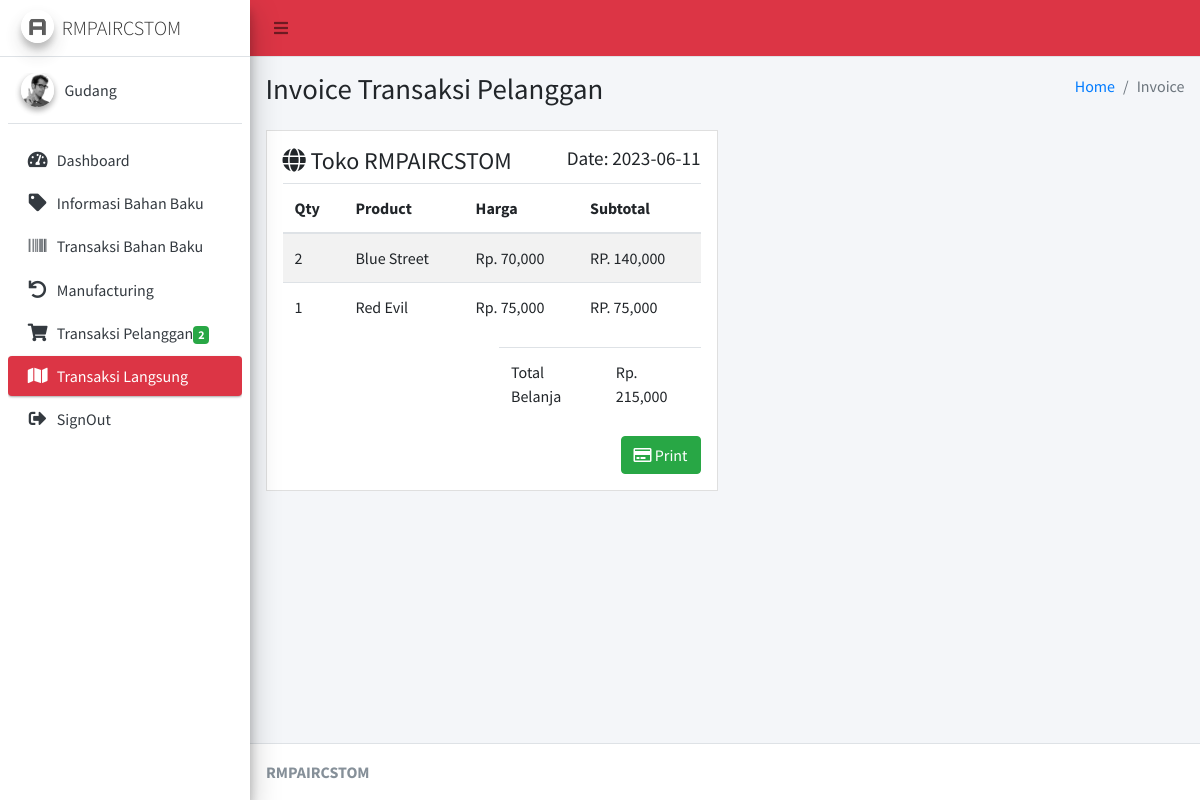
The app's page /Gudang/cTransaksiLangsung/detail_transaksi/3 (signed in) with its own data.
### tables this page shows
CREATE TABLE `detail_transaksi` (
  `id_detail` int(11) NOT NULL,
  `id_transaksi` int(11) NOT NULL,
  `id_produk` int(11) NOT NULL,
  `gambar_sablon` text NOT NULL,
  `qty` int(11) NOT NULL
);

CREATE TABLE `produk` (
  `id_produk` int(11) NOT NULL,
  `nama_produk` varchar(125) NOT NULL,
  `deskripsi` text NOT NULL,
  `gambar` text NOT NULL,
  `size` varchar(5) NOT NULL,
  `price_gudang` varchar(15) NOT NULL DEFAULT '0',
  `stok_gudang` int(11) NOT NULL
);

CREATE TABLE `transaksi_cust` (
  `id_transaksi` int(11) NOT NULL,
  `id_konsumen` int(11) NOT NULL,
  `tgl_order` varchar(15) NOT NULL,
  `status_order` int(11) NOT NULL,
  `total_order` varchar(15) NOT NULL,
  `bukti_payment` text NOT NULL,
  `type_transaksi` int(11) NOT NULL DEFAULT 1
);

### application/controllers/Gudang/cTransaksiLangsung.php (called while the page is built, shortened)
<?php
class cTransaksiLangsung extends CI_Controller
{
    public function __construct()
    {
        $this->load->model('mTransaksiKons');
        $this->load->model('mKatalog');
    }
    public function detail_transaksi($id)
    {
        $data = array(
            'detail' => $this->mTransaksiKons->detail_transaksi_langsung($id)
        );
        $this->load->view('Gudang/Layout/head');
        $this->load->view('Gudang/Layout/aside');
        $this->load->view('Gudang/vDetailTransaksiLangsung', $data);
        $this->load->view('Gudang/Layout/footer');
    }
}

### index.php (called while the page is built, shortened)
<?php
require_once BASEPATH.'core/CodeIgniter.php';

### application/models/mTransaksiKons.php (called while the page is built, shortened)
<?php
class mTransaksiKons extends CI_Model
{
    public function detail_transaksi_langsung($id)
    {
        $data['transaksi'] = $this->db->query("SELECT * FROM `transaksi_cust` WHERE id_transaksi='" . $id . "';")->row();
        $data['pesanan'] = $this->db->query("SELECT * FROM `transaksi_cust` JOIN detail_transaksi ON transaksi_cust.id_transaksi=detail_transaksi.id_transaksi JOIN produk ON produk.id_produk=detail_transaksi.id_produk WHERE transaksi_cust.id_transaksi='" . $id . "';")->result();
        return $data;
    }
}

### application/views/Gudang/vDetailTransaksiLangsung.php (the view, shortened to what this page needs)
<div class="content-wrapper">
    <section class="content-header">
        <div class="container-fluid">
            <div class="row mb-2">
                <div class="col-sm-6">
                    <h1>Invoice Transaksi Pelanggan</h1>
                </div>
                <div class="col-sm-6">
                    <ol class="breadcrumb float-sm-right">
                        <li class="breadcrumb-item"><a href="#">Home</a></li>
                        <li class="breadcrumb-item active">Invoice</li>
                    </ol>
                </div>
            </div>
        </div>
    </section>
    <section class="content">
        <div class="container-fluid">
            <div class="row">
                <div class="col-6">
                    <div class="invoice p-3 mb-3">
                        <div class="row">
                            <div class="col-12">
                                <h4>
                                    <i class="fas fa-globe"></i> Toko RMPAIRCSTOM
                                    <small class="float-right">Date: <?= date('Y-m-d') ?></small>
                                </h4>
                            </div>
                        </div>
                        <div class="row">
                            <div class="col-12 table-responsive">
                                <table class="table table-striped">
                                    <thead>
                                        <tr>
                                            <th>Qty</th>
                                            <th>Product</th>
                                            <th>Harga</th>
                                            <th>Subtotal</th>
                                        </tr>
                                    </thead>
                                    <tbody>
                                        <?php
                                        foreach ($detail['pesanan'] as $key => $value) {
                                        ?>
                                            <tr>
                                                <td><?= $value->qty ?></td>
                                                <td><?= $value->nama_produk ?></td>
                                                <td>Rp. <?= number_format($value->price_gudang)  ?></td>
                                                <td>RP. <?= number_format($value->price_gudang * $value->qty)  ?></td>
                                            </tr>
                                        <?php
                                        }
                                        ?>
                                    </tbody>
                                </table>
                            </div>
                        </div>
                        <div class="row invoice-info">
                            <div class="col-sm-6 m-auto">
                                <table class="table">
                                    <tr>
                                        <td>Total Belanja</td>
                                        <td>Rp. <?= number_format($detail['transaksi']->total_order)  ?></td>
                                    </tr>
                                </table>
                            </div>
                        </div>
                        <div class="row no-print">
                            <div class="col-12">
                                <button onclick="window.print();" class="btn btn-success float-right"><i class="far fa-credit-card"></i>
                                    Print
                                </button>
                            </div>
                        </div>
                    </div>
                </div>
            </div>
        </div>
    </section>
</div>

### records on screen
detail_transaksi: qty "2", id_produk.nama_produk "Blue Street", id_produk.price_gudang "70,000", $value->price_gudang * $value->qty "140,000"
detail_transaksi: qty "1", id_produk.nama_produk "Red Evil", id_produk.price_gudang "75,000", $value->price_gudang * $value->qty "75,000"
transaksi_cust: total_order "215,000"

### other values on screen
$query->jml "2"
